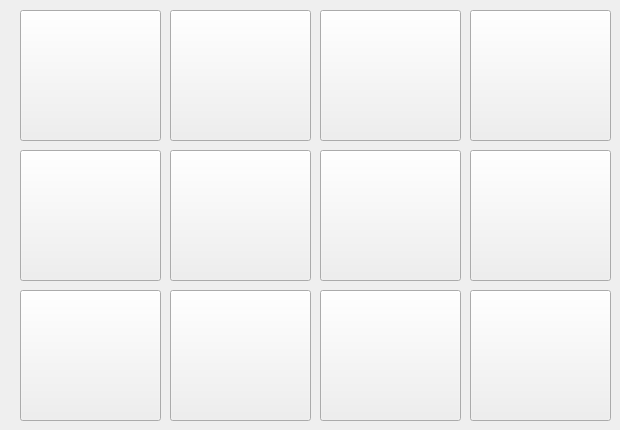
   <widget class="QWidget" name="tab_6">
    <attribute name="title">
     <string>Page</string>
    </attribute>
    <widget class="QPushButton" name="pb_ust1_19">
     <property name="geometry">
      <rect>
       <x>470</x>
       <y>10</y>
       <width>141</width>
       <height>131</height>
      </rect>
     </property>
     <property name="styleSheet">
      <string notr="true"/>
     </property>
     <property name="text">
      <string/>
     </property>
     <property name="icon">
      <iconset resource="../../Desktop/DressUp/Yeni klasör/ustler.qrc">
       <normaloff>:/newPrefix/ckt4.png</normaloff>:/newPrefix/ckt4.png</iconset>
     </property>
     <property name="iconSize">
      <size>
       <width>120</width>
       <height>120</height>
      </size>
     </property>
    </widget>
    <widget class="QPushButton" name="pb_ust1_21">
     <property name="geometry">
      <rect>
       <x>20</x>
       <y>150</y>
       <width>141</width>
       <height>131</height>
      </rect>
     </property>
     <property name="styleSheet">
      <string notr="true"/>
     </property>
     <property name="text">
      <string/>
     </property>
     <property name="icon">
      <iconset resource="../../Desktop/DressUp/Yeni klasör/ustler.qrc">
       <normaloff>:/newPrefix/ckt5.png</normaloff>:/newPrefix/ckt5.png</iconset>
     </property>
     <property name="iconSize">
      <size>
       <width>120</width>
       <height>120</height>
      </size>
     </property>
    </widget>
    <widget class="QPushButton" name="pb_ust1_22">
     <property name="geometry">
      <rect>
       <x>320</x>
       <y>10</y>
       <width>141</width>
       <height>131</height>
      </rect>
     </property>
     <property name="styleSheet">
      <string notr="true">image: url(:/newPrefix/ckt3.png);</string>
     </property>
     <property name="text">
      <string/>
     </property>
     <property name="icon">
      <iconset resource="../../Desktop/DressUp/Yeni klasör/ustler.qrc">
       <normaloff>:/newPrefix/ckt3.png</normaloff>:/newPrefix/ckt3.png</iconset>
     </property>
     <property name="iconSize">
      <size>
       <width>120</width>
       <height>120</height>
      </size>
     </property>
    </widget>
    <widget class="QPushButton" name="pb_ust1_24">
     <property name="geometry">
      <rect>
       <x>20</x>
       <y>10</y>
       <width>141</width>
       <height>131</height>
      </rect>
     </property>
     <property name="styleSheet">
      <string notr="true"/>
     </property>
     <property name="text">
      <string/>
     </property>
     <property name="icon">
      <iconset resource="../../Desktop/DressUp/Yeni klasör/ustler.qrc">
       <normaloff>:/newPrefix/ckt1.png</normaloff>:/newPrefix/ckt1.png</iconset>
     </property>
     <property name="iconSize">
      <size>
       <width>120</width>
       <height>120</height>
      </size>
     </property>
    </widget>
    <widget class="QPushButton" name="pb_ust1_26">
     <property name="geometry">
      <rect>
       <x>170</x>
       <y>10</y>
       <width>141</width>
       <height>131</height>
      </rect>
     </property>
     <property name="styleSheet">
      <string notr="true"/>
     </property>
     <property name="text">
      <string/>
     </property>
     <property name="icon">
      <iconset resource="../../Desktop/DressUp/Yeni klasör/ustler.qrc">
       <normaloff>:/newPrefix/ckt2.png</normaloff>:/newPrefix/ckt2.png</iconset>
     </property>
     <property name="iconSize">
      <size>
       <width>120</width>
       <height>120</height>
      </size>
     </property>
    </widget>
    <widget class="QPushButton" name="pb_ust1_23">
     <property name="geometry">
      <rect>
       <x>170</x>
       <y>150</y>
       <width>141</width>
       <height>131</height>
      </rect>
     </property>
     <property name="styleSheet">
      <string notr="true"/>
     </property>
     <property name="text">
      <string/>
     </property>
     <property name="icon">
      <iconset resource="../../Desktop/DressUp/Yeni klasör/ustler.qrc">
       <normaloff>:/newPrefix/ckt6.png</normaloff>:/newPrefix/ckt6.png</iconset>
     </property>
     <property name="iconSize">
      <size>
       <width>120</width>
       <height>120</height>
      </size>
     </property>
    </widget>
    <widget class="QPushButton" name="pb_ust1_25">
     <property name="geometry">
      <rect>
       <x>320</x>
       <y>150</y>
       <width>141</width>
       <height>131</height>
      </rect>
     </property>
     <property name="styleSheet">
      <string notr="true"/>
     </property>
     <property name="text">
      <string/>
     </property>
     <property name="icon">
      <iconset resource="../../Desktop/DressUp/Yeni klasör/ustler.qrc">
       <normaloff>:/newPrefix/ckt7.png</normaloff>:/newPrefix/ckt7.png</iconset>
     </property>
     <property name="iconSize">
      <size>
       <width>120</width>
       <height>120</height>
      </size>
     </property>
    </widget>
    <widget class="QPushButton" name="pb_ust1_27">
     <property name="geometry">
      <rect>
       <x>470</x>
       <y>150</y>
       <width>141</width>
       <height>131</height>
      </rect>
     </property>
     <property name="styleSheet">
      <string notr="true"/>
     </property>
     <property name="text">
      <string/>
     </property>
     <property name="icon">
      <iconset resource="../../Desktop/DressUp/Yeni klasör/ustler.qrc">
       <normaloff>:/newPrefix/ckt8.png</normaloff>:/newPrefix/ckt8.png</iconset>
     </property>
     <property name="iconSize">
      <size>
       <width>120</width>
       <height>120</height>
      </size>
     </property>
    </widget>
    <widget class="QPushButton" name="pb_ust1_28">
     <property name="geometry">
      <rect>
       <x>20</x>
       <y>290</y>
       <width>141</width>
       <height>131</height>
      </rect>
     </property>
     <property name="styleSheet">
      <string notr="true"/>
     </property>
     <property name="text">
      <string/>
     </property>
     <property name="icon">
      <iconset resource="../../Desktop/DressUp/Yeni klasör/ustler.qrc">
       <normaloff>:/newPrefix/ckt9.png</normaloff>:/newPrefix/ckt9.png</iconset>
     </property>
     <property name="iconSize">
      <size>
       <width>120</width>
       <height>120</height>
      </size>
     </property>
    </widget>
    <widget class="QPushButton" name="pb_ust1_29">
     <property name="geometry">
      <rect>
       <x>170</x>
       <y>290</y>
       <width>141</width>
       <height>131</height>
      </rect>
     </property>
     <property name="styleSheet">
      <string notr="true"/>
     </property>
     <property name="text">
      <string/>
     </property>
     <property name="icon">
      <iconset resource="../../Desktop/DressUp/Yeni klasör/ustler.qrc">
       <normaloff>:/newPrefix/ckt10.png</normaloff>:/newPrefix/ckt10.png</iconset>
     </property>
     <property name="iconSize">
      <size>
       <width>120</width>
       <height>120</height>
      </size>
     </property>
    </widget>
    <widget class="QPushButton" name="pb_ust1_30">
     <property name="geometry">
      <rect>
       <x>320</x>
       <y>290</y>
       <width>141</width>
       <height>131</height>
      </rect>
     </property>
     <property name="styleSheet">
      <string notr="true"/>
     </property>
     <property name="text">
      <string/>
     </property>
     <property name="icon">
      <iconset resource="../../Desktop/DressUp/Yeni klasör/ustler.qrc">
       <normaloff>:/newPrefix/ckt11.png</normaloff>:/newPrefix/ckt11.png</iconset>
     </property>
     <property name="iconSize">
      <size>
       <width>120</width>
       <height>120</height>
      </size>
     </property>
    </widget>
    <widget class="QPushButton" name="pb_ust1_31">
     <property name="geometry">
      <rect>
       <x>470</x>
       <y>290</y>
       <width>141</width>
       <height>131</height>
      </rect>
     </property>
     <property name="styleSheet">
      <string notr="true"/>
     </property>
     <property name="text">
      <string/>
     </property>
     <property name="icon">
      <iconset resource="../../Desktop/DressUp/Yeni klasör/ustler.qrc">
       <normaloff>:/newPrefix/empty.png</normaloff>:/newPrefix/empty.png</iconset>
     </property>
     <property name="iconSize">
      <size>
       <width>120</width>
       <height>120</height>
      </size>
     </property>
    </widget>
   </widget>
